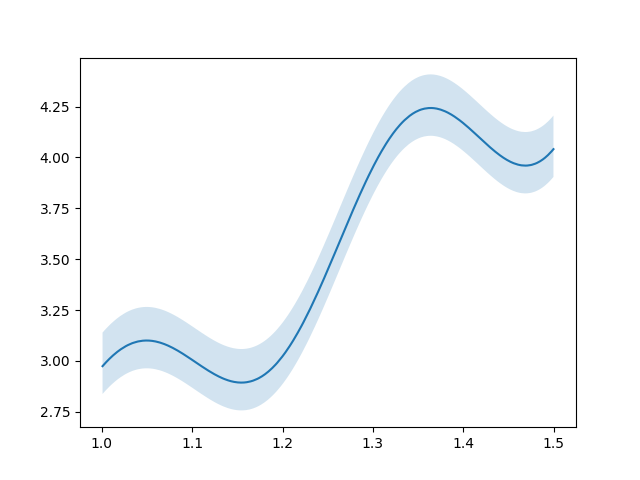

This figure's Python source:
import numpy as np
import chaospy
import matplotlib.pyplot as plt
#coordinates = np.linspace(1, 1.5, 1000)
coordinates=1+0.5*np.random.rand(500)
coordinates=np.sort(coordinates)

def model_solver(alpha):
    """
    Simple ordinary differential equation solver.

    Args:
        parameters (numpy.ndarray):
            Hyper-parameters defining the model initial
            conditions alpha and growth rate beta.
            Assumed to have ``len(parameters) == 2``.

    Returns:
        (numpy.ndarray):
            Solution to the equation.
            Same shape as ``coordinates``.
    """

    return np.exp(coordinates)*(1+0.1*np.sin(20*coordinates))+alpha.T



#gauss_quads =  chaospy.generate_quadrature(8, alpha, rule="gaussian")
#gauss_nodes,_ =gauss_quads
gauss_nodes=0.1*np.random.randn(1,10)
evals=model_solver(gauss_nodes)
#alpha = chaospy.Normal(0, 0.2)
alpha=chaospy.GaussianKDE(gauss_nodes)
expansion=chaospy.generate_expansion(8,alpha)
model=chaospy.fit_regression(expansion, gauss_nodes, evals)
expected = chaospy.E(model, alpha)
std = chaospy.Std(model, alpha)
up=chaospy.Perc(model,95,alpha).reshape(-1)
down=chaospy.Perc(model,5,alpha).reshape(-1)
fig,ax=plt.subplots()
ax.plot(coordinates,expected,label="predicted") 
ax.fill_between(coordinates, down, up, alpha=0.2)
fig.savefig("test.png")